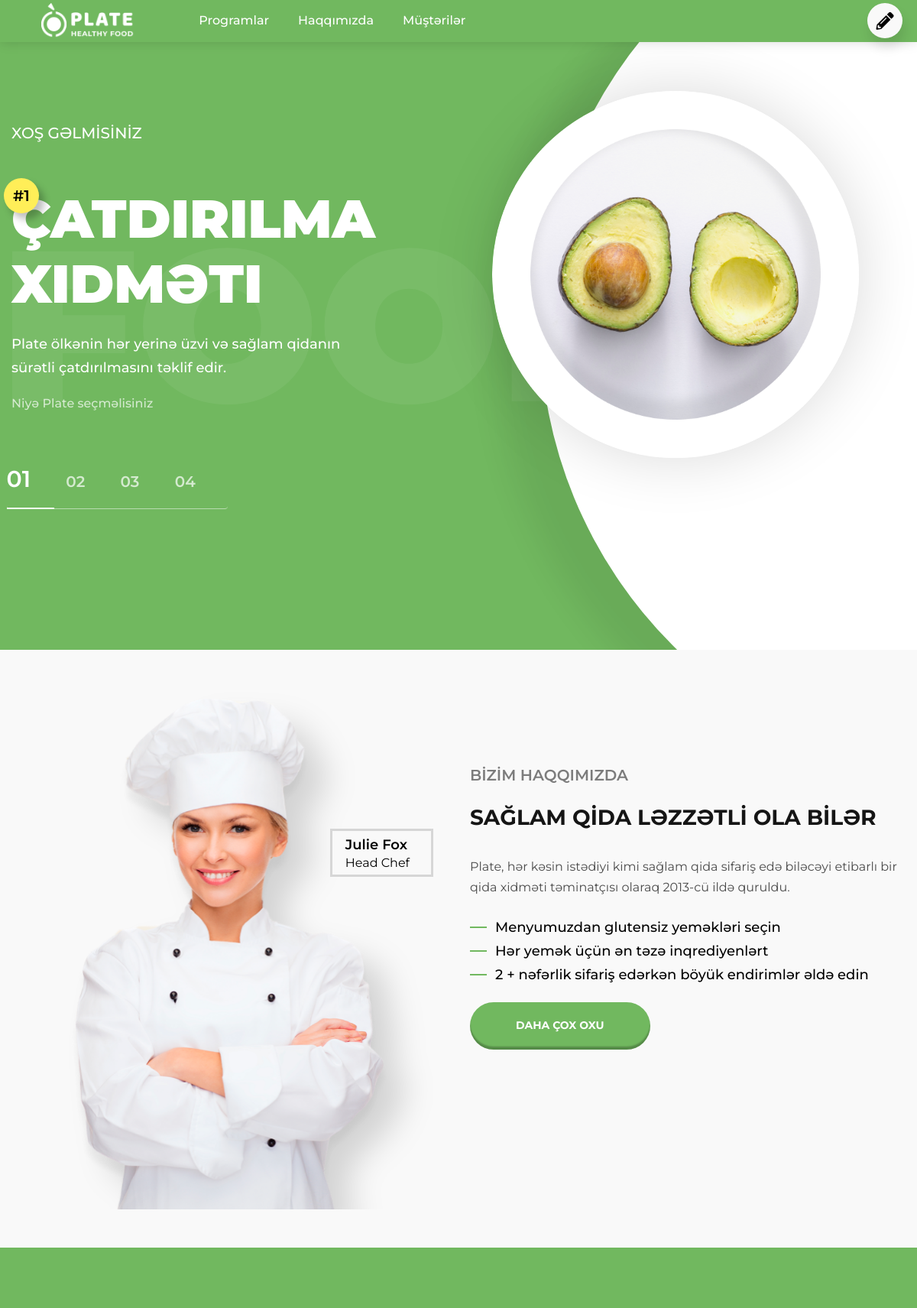
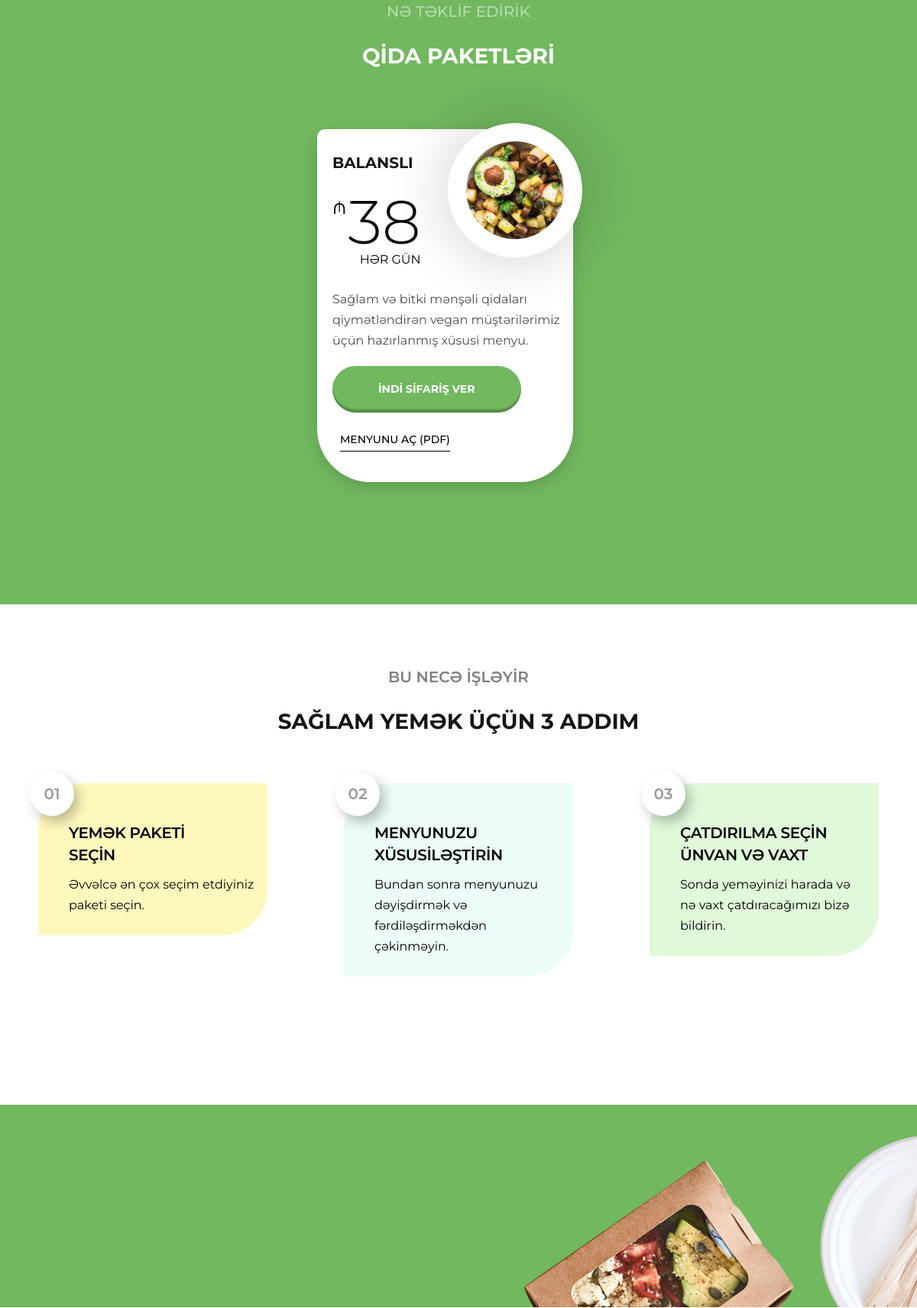
The page / (upper part) on the database its author committed (2 pictures, top to bottom).
### app/models.py (models this page shows)
class Menu(db.Model):
   id=db.Column(db.Integer,primary_key=True)
   nav_logo=db.Column(db.String(200))
   link_name=db.Column(db.String(150))

class Banner(db.Model):
   id=db.Column(db.Integer,primary_key=True)
   b_title=db.Column(db.String(70))
   b_subtitle=db.Column(db.String(150))
   b_txt=db.Column(db.String(200))
   b_postitle=db.Column(db.String(50))
   b_img=db.Column(db.String(200))

class About(db.Model):
   id=db.Column(db.Integer,primary_key=True)
   about_chef_name=db.Column(db.String(100))
   about_title=db.Column(db.String(200))
   about_txt=db.Column(db.String(200))
   about_img=db.Column(db.String(200))

class AboutDetails(db.Model):
   id=db.Column(db.Integer,primary_key=True)
   about_details=db.Column(db.String(250))

class Product(db.Model):
   id=db.Column(db.Integer,primary_key=True)
   p_name=db.Column(db.String(100))
   p_price=db.Column(db.String(50))
   p_txt=db.Column(db.String(250))
   p_menu_pdf_url=db.Column(db.String(200))
   product_img=db.Column(db.String(200))

### admin/routes.py (the view)
@app.route("/")
def index():
    banner=Banner.query.all()
    about=About.query.all()
    features=Features.query.all()
    contact=Contact.query.all()
    social_link=SocialLinks.query.all()
    package=Foodpackage.query.all()
    orders=Orders.query.all()
    testimonials=Testimonials.query.all()
    product=Product.query.all()
    about_details=AboutDetails.query.all()
    menu=Menu.query.all()
    menuItem=["scrollPrograms(this)","scrollAbout(this)","scrollClients(this)"]
    menuID=["programs","about","clients"]
    newList=[]
    for i in range(len(menuItem)):
        newList.append({
            'menu':menu[i],
            'menuItem':menuItem[i],
            'menuID':menuID[i]
        })
    return render_template('main/index.html',banner=banner,about=about,features=features,contact=contact,social_link=social_link,package=package,orders=orders,testimonials=testimonials,product=product,about_details=about_details,menu=menu,menuItem=menuItem,newList=newList)

### app/templates/main/index.html (shortened to what this page needs)
<!DOCTYPE html>
<html lang="en">
<head>
    <link rel="stylesheet" href="https://cdnjs.cloudflare.com/ajax/libs/font-awesome/5.15.2/css/all.min.css">
    <link rel="stylesheet" href="https://stackpath.bootstrapcdn.com/bootstrap/4.3.1/css/bootstrap.min.css">
    <link rel="stylesheet" href="static/main/css/style.css">
</head>
<body>
    <header id="main-menu">
        <div class="container">
            <div class="row">
                <div class="col-lg-12">
                    <div class="navbar-menu flex">
                        <div class="navbar-logo">
                            <a onclick="scrollPrograms(this)"> <img src="static/main/images/navbar-logo.png" alt=""></a>
                        </div>
                        <nav class="navbar navbar-expand-lg navbar-light">
                            <div class="collapse navbar-collapse" id="navbarNav">
                                <ul class="navbar-nav">
                                    {% for item in newList%}
                                    <li class="nav-item">
                                        <a class="menu-link flex" id="{{item['menuID']}}" onclick="{{item['menuItem']}}">{{item['menu'].link_name}} </a>
                                    </li>
                                    {% endfor %}
                                </ul>
                            </div>
                        </nav>
                        <button class="btn-navbar-aside-open-toggle"><i class=" open-icon fas fa-pencil-alt"></i></button>
                    </div>
                </div>
            </div>
        </div>
    </header>
    <section id="section-banner">
        <div class="banner-bg-text"> <span>Food</span> </div>
        <div class="decorative-banner-div">
        </div>
        <div class="banner-slider">
            {% for item in banner %}
            <div class="banner-slide">
                <div class="container">
                    <div class="row" style="align-items: center;">
                        <div class="col-lg-5 mobile-mg-t" style="margin-top: 160px;">
                            <h3 class="title">{{item.b_title}}</h3>
                            <h1><span class="point">#1</span> {{item.b_subtitle}} </h1>
                            <p class="txt">{{item.b_txt}}
                            </p>
                            <p class="postitle">{{item.b_postitle}}</p>
                        </div>
                        <div class="box-round-wrap">
                            <img src="static/uploads/{{item.b_img}}" alt="" width="671" height="335">
                        </div>
                    </div>
                </div>
            </div>
            {% endfor %}
            <div class="pagination">
                <span class="page-num active">01</span>
                <span class="page-num ">02</span>
                <span class="page-num ">03</span>
                <span class="page-num ">04</span>
            </div>
        </div>
    </section>
    <section id="section-about">
        <div class="container">
            <div class="row">
                {% for item in about %}
                <div class="col-lg-6">
                    <div class="chef-box">
                        <img src="static/uploads/{{item.about_img}}" alt="">
                        <div class="chef-info-box">
                            <p class="chef-name-box">{{item.about_chef_name}}</p>
                            <p class="chef-position-box">Head Chef</p>
                        </div>
                    </div>
                </div>
                <div class="col-lg-6">
                    <div class="about-us-box">
                        <h3>BİZİM HAQQIMIZDA</h3>
                        <h2>{{item.about_title}}</h2>
                        <p>{{item.about_txt}}</p>
                        <ul class="list-marked">
                            {% for item in about_details %}
                            <li> <span></span>{{item.about_details}}</li>
                            {% endfor %}
                        </ul>
                        <a class="button button-primary" href="#">daha çox oxu </a>
                    </div>
                </div>
                {% endfor %}
            </div>
        </div>
    </section>
    <section id="product">
        <div class="container">
            <div class="text-center">
                <h3>NƏ TƏKLİF EDİRİK</h3>
                <h2>QİDA PAKETLƏRİ</h2>
            </div>
            <div class="row row-mb-50 justify-content-center" style="margin-top: 75px;">
                {% for item in product %}
                <div class="col-lg-4 col-md-6">
                    <div class="product">
                        <h3>{{item.p_name}}</h3>
                        <img src="static/uploads/{{item.product_img}}" alt="">
                        <div class="price">
                            <div class="price-header flex">
                                <div class="price-currency"><span>₼</span></div>
                                <div class="price-value">
                                    <span> {{item.p_price}}</span>
                                </div>
                            </div>
                            <div class="price-footer">
                                <span>HƏR GÜN</span>
                            </div>
                        </div>
                        <p class="product-text">{{item.p_txt}}</p>
                        <a class="button button-primary btn-order">İNDİ SİFARİŞ VER</a>
                        <div><a class="link-border" target="_blank" href="{{item.p_menu_pdf_url}}">menyunu aç (pdf)</a>
                        </div>
                    </div>
                </div>
                {% endfor %}
            </div>
        </div>
    </section>
    <section id="section-how-it-works">
        <div class="container">
            <div class="text-center">
                <h3>BU NECƏ İŞLƏYİR</h3>
                <h2>SAĞLAM YEMƏK ÜÇÜN 3 ADDIM</h2>
            </div>
            <div class="row post-classic-after row-mb-50 justify-content-center">
                <div class="col-lg-4 col-sm-6">
                    <div class="post-classic  bg-1">
                        <span>01</span>
                        <h3 class="post-classic-title">YEMƏK PAKETİ <br> SEÇİN</h3>
                        <p class="post-classic-text">Əvvəlcə ən çox seçim etdiyiniz paketi seçin.</p>
                    </div>
                </div>
                <div class="col-lg-4 col-sm-6">
                    <div class="post-classic bg-2">
                        <span>02</span>
                        <h3 class="post-classic-title">MENyunuzu XÜSUSİLƏŞTİRİN</h3>
                        <p class="post-classic-text">Bundan sonra menyunuzu dəyişdirmək və fərdiləşdirməkdən çəkinməyin.
                        </p>
                    </div>
                </div>
                <div class="col-lg-4 col-sm-6">
                    <div class="post-classic bg-3">
                        <span>03</span>
                        <h3 class="post-classic-title">Çatdırılma seçİn Ünvan VƏ vaxt</h3>
                        <p class="post-classic-text">Sonda yeməyinizi harada və nə vaxt çatdıracağımızı bizə bildirin.
                        </p>
                    </div>
                </div>
            </div>
        </div>
    </section>
    <section id="section-features">
        <div class="box-custom-posotion flex">
            <div class="box-custom-posotion-img " style="top: 12px;left: 12px;"><img src="static/main/images/home-01-382x375.png" alt="" width="382" height="187">
            </div>
            <div class="box-custom-posotion-img" style="top: 0;right: 0;"><img src="static/main/images/home-02-293x293.png" alt="" width="293" height="146">
            </div>
        </div>
    </section>
</body>
</html>

### rows shown on the page
Menu: menu.link_name "Programlar"
Menu: menu.link_name "Haqqımızda"
Menu: menu.link_name "Müştərilər"
Banner: b_title "XOŞ GƏLMİSİNİZ", b_subtitle "ÇATDIRILMA XIDMƏTI", b_txt "Plate ölkənin hər yerinə üzvi və sağlam qidanın sürətli çatdırılmasını təklif edir.", b_postitle "Niyə Plate seçməlisiniz", b_img (picture)
About: about_img (picture), about_chef_name "Julie Fox", about_title "SAĞLAM QİDA LƏZZƏTLİ OLA BİLƏR", about_txt "Plate, hər kəsin istədiyi kimi sağlam qida sifariş edə biləcəyi etibarlı bir qida xidməti təminatçısı olaraq 2013-cü ildə quruldu."
AboutDetails: about_details "Menyumuzdan glutensiz yeməkləri seçin"
AboutDetails: about_details "Hər yemək üçün ən təzə inqrediyenlərt"
AboutDetails: about_details "2 + nəfərlik sifariş edərkən böyük endirimlər əldə edin"
Product: p_name "BALANSLI", product_img (picture), p_price "38", p_txt "Sağlam və bitki mənşəli qidaları qiymətləndirən vegan müştərilərimiz üçün hazırlanmış xüsusi menyu."
